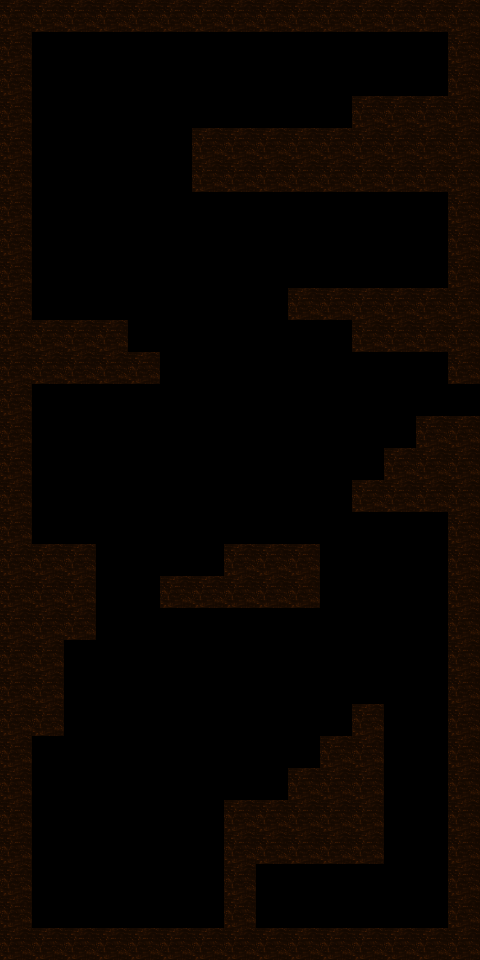

Below is a game level as drawn by its tile map, then a one-line description and the .tmx that defines it (tile-layer data replaced by summaries):
An orthogonal 15x30 tile map with 32x32 px tiles, 3 tile layers (red, green, blue) and 12 objects.

<map version="1.0" orientation="orthogonal" renderorder="right-down" width="15" height="30" tilewidth="32" tileheight="32" nextobjectid="16">
 <tileset firstgid="1" name="blocks" tilewidth="32" tileheight="32">
  <image source="blocks.png" width="96" height="32" />
 </tileset>
 <layer name="red" width="15" height="30">
  <data>[450 cells, 160 non-empty, 1 distinct tile ids]</data>
 </layer>
 <layer name="green" width="15" height="30">
  <data>[450 cells, 0 non-empty, 0 distinct tile ids]</data>
 </layer>
 <layer name="blue" width="15" height="30">
  <data>[450 cells, 0 non-empty, 0 distinct tile ids]</data>
 </layer>
 <objectgroup name="leftJets">
  <object id="13" x="-189" y="365">
   <ellipse />
  </object>
  <object id="15" x="462" y="394">
   <ellipse />
  </object>
 </objectgroup>
 <objectgroup name="pads">
  <object id="2" x="388" y="90" width="55" height="8" />
 </objectgroup>
 <objectgroup name="crystals">
  <object id="3" x="408" y="438">
   <ellipse />
  </object>
  <object id="4" x="388" y="439">
   <ellipse />
  </object>
  <object id="5" x="434" y="405">
   <ellipse />
  </object>
  <object id="6" x="404" y="416">
   <ellipse />
  </object>
  <object id="7" x="414" y="400">
   <ellipse />
  </object>
  <object id="8" x="70" y="306">
   <ellipse />
  </object>
  <object id="9" x="45" y="305">
   <ellipse />
  </object>
  <object id="10" x="59" y="287">
   <ellipse />
  </object>
  <object id="11" x="43" y="269">
   <ellipse />
  </object>
 </objectgroup>
</map>
